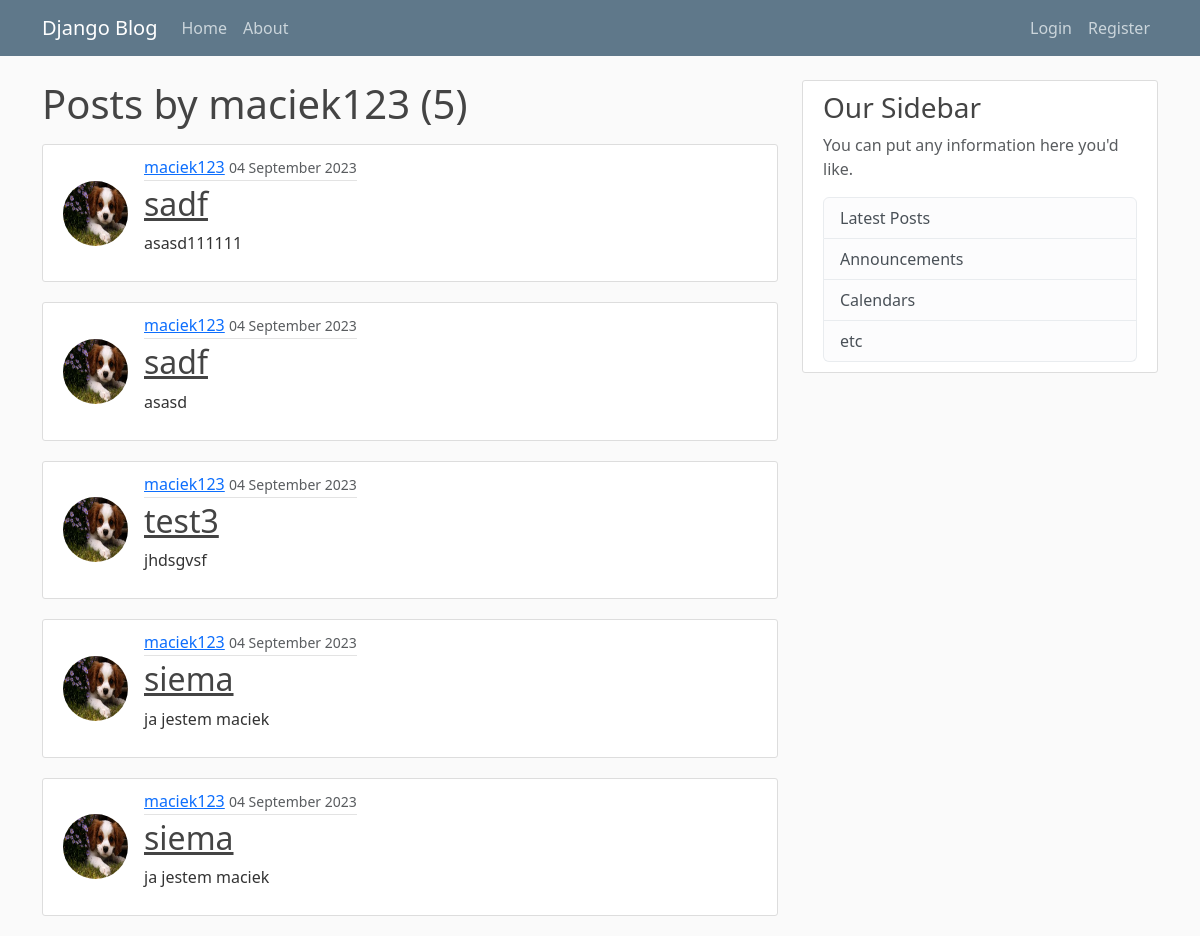
Page /user/maciek123 on the earlier database version.
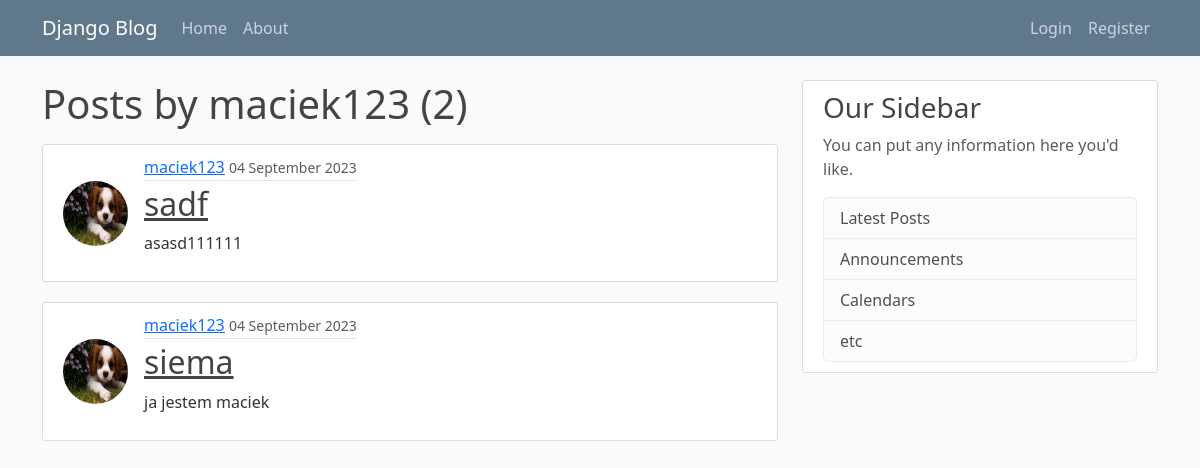
Same page on the later database version.
### blog/models.py (models this page shows, shortened)
class Post(models.Model):
    title = models.CharField(max_length=100)
    content = models.TextField()
    date_posted = models.DateTimeField(default=timezone.now)
    author = models.ForeignKey(User, on_delete=models.CASCADE)

### users/models.py (models this page shows, shortened)
class Profile(models.Model):
    user = models.OneToOneField(User, on_delete=models.CASCADE)
    image = models.ImageField(default="default.png", upload_to="profile_pics")

### blog/views.py (the view)
# urls.py: path("user/<str:username>", v.UserPostListView.as_view(), name="user-profile"),
class UserPostListView(ListView):
    template_name = "blog/user_posts.html"
    context_object_name = "posts"
    paginate_by = 10
    def get_queryset(self) -> QuerySet[Any]:
        user = get_object_or_404(User, username=self.kwargs.get("username"))
        return Post.objects.filter(author=user).order_by("-date_posted")

### blog/templates/blog/user_posts.html (shortened to what this page needs)
{% extends 'blog/base.html' %} {% block content %}
<h1 class="mb-3">Posts by {{ view.kwargs.username }} ({{ page_obj.paginator.count }})</h1>
{% for post in posts %}
<article class="media content-section d-flex">
  <img
    src="{{ post.author.profile.image.url }}"
    alt=""
    class="rounded-circle article-img align-self-center"
  />
  <div class="media-body">
    <div class="article-metadata">
      <a class="mr-2" href="{% url 'user-profile' post.author.username %}">{{ post.author }}</a>
      <small class="text-muted">{{ post.date_posted|date:'d F Y' }}</small>
    </div>
    <h2>
      <a class="article-title" href="{% url 'post-detail' pk=post.id %}"
        >{{ post.title }}</a
      >
    </h2>
    <p class="article-content">{{ post.content }}</p>
  </div>
</article>
{% endfor %}
{% endblock %}

Differences in the rows shown:
removed Post: author.profile.image (picture), author "maciek123", date_posted "04 September 2023", title "sadf", content "asasd"
removed Post: author.profile.image (picture), author "maciek123", date_posted "04 September 2023", title "test3", content "jhdsgvsf"
removed Post: author.profile.image (picture), author "maciek123", date_posted "04 September 2023", title "siema", content "ja jestem maciek"
Other differences:
{{ page_obj.paginator.count }}: "5" → "2"
